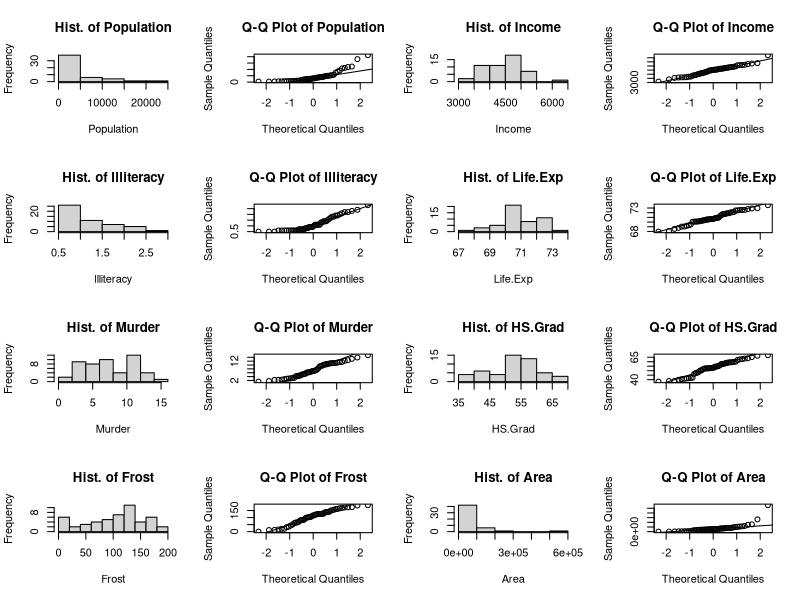
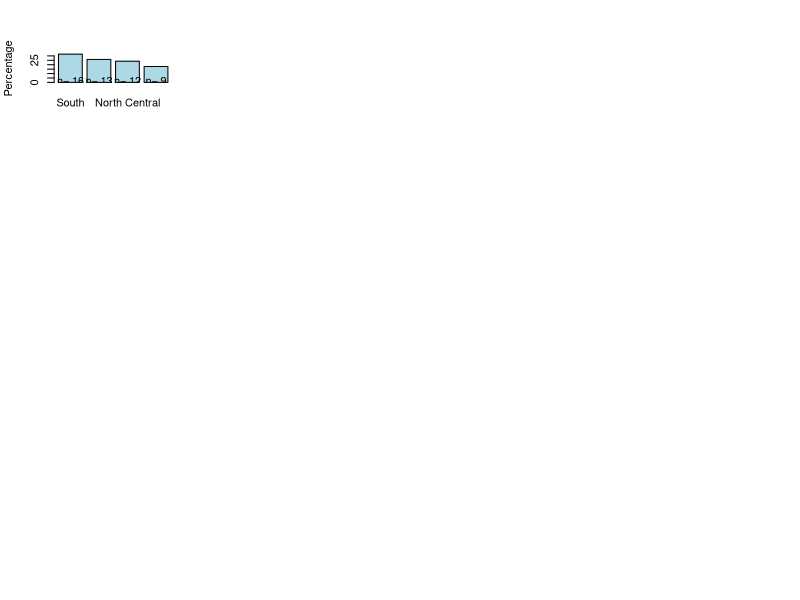
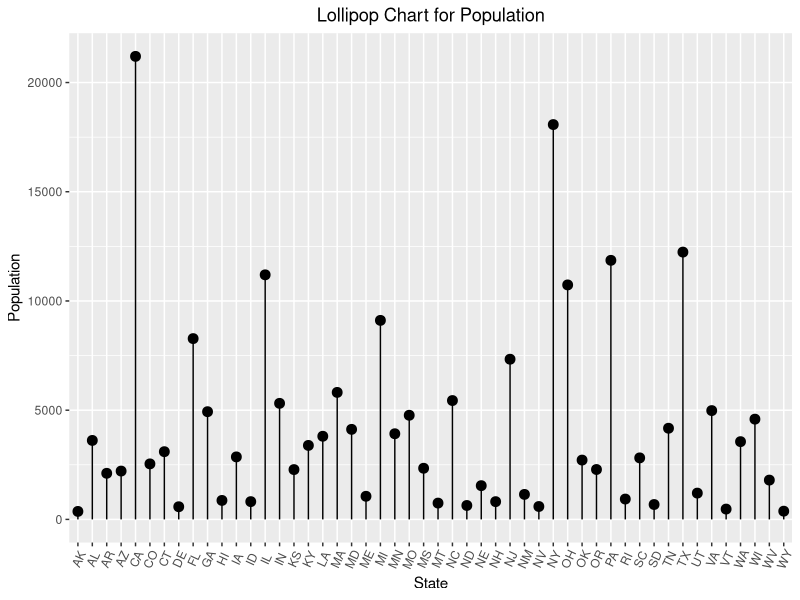
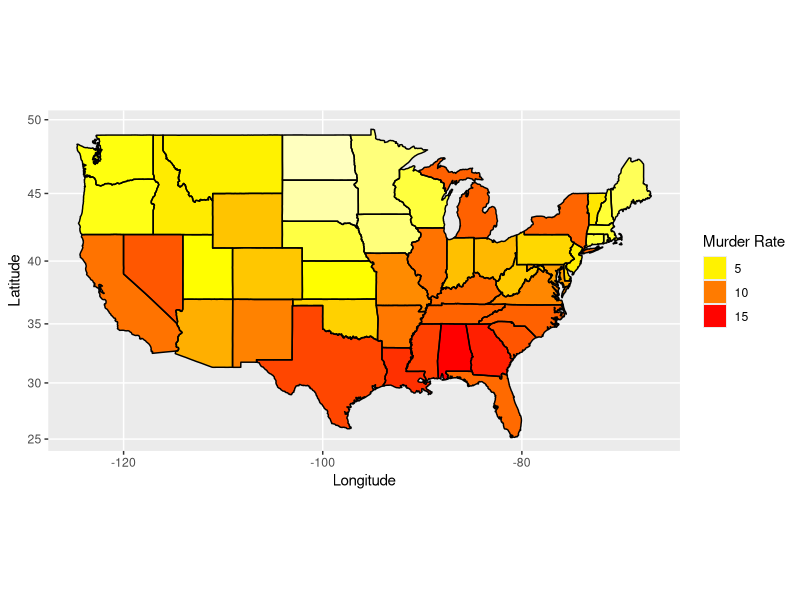
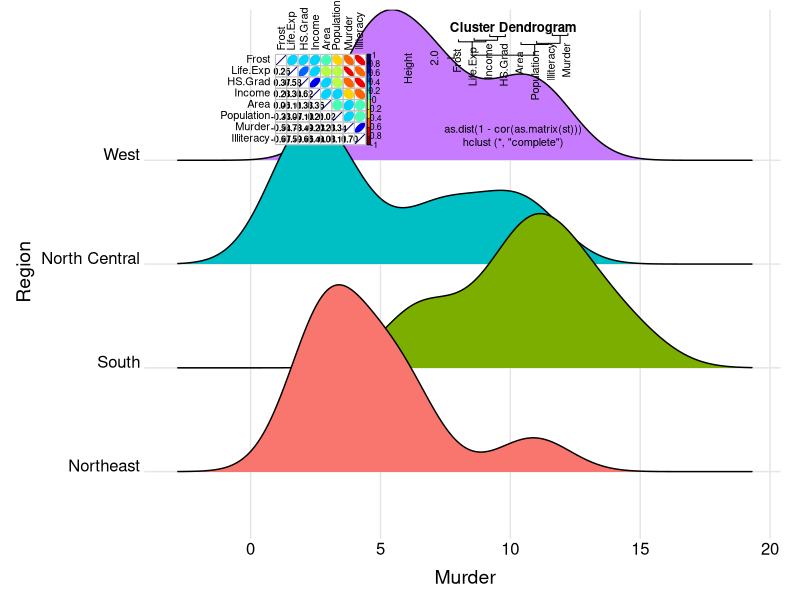
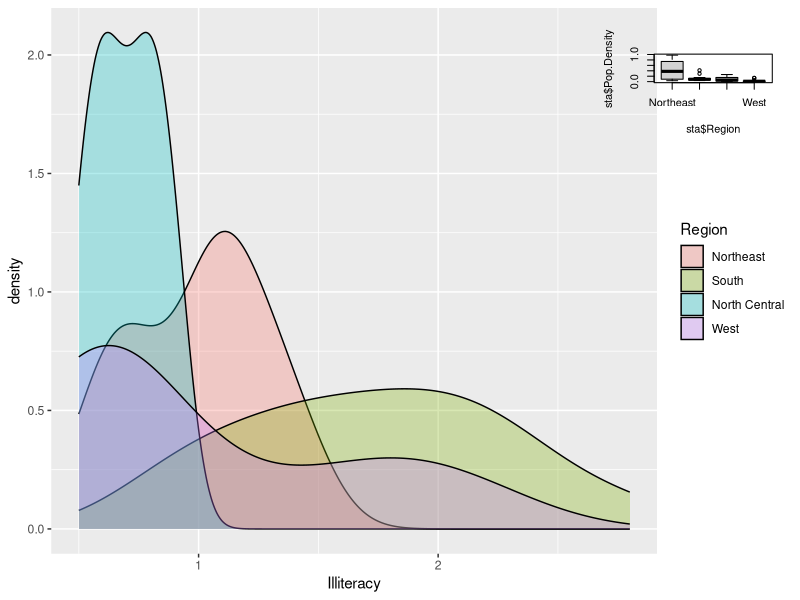
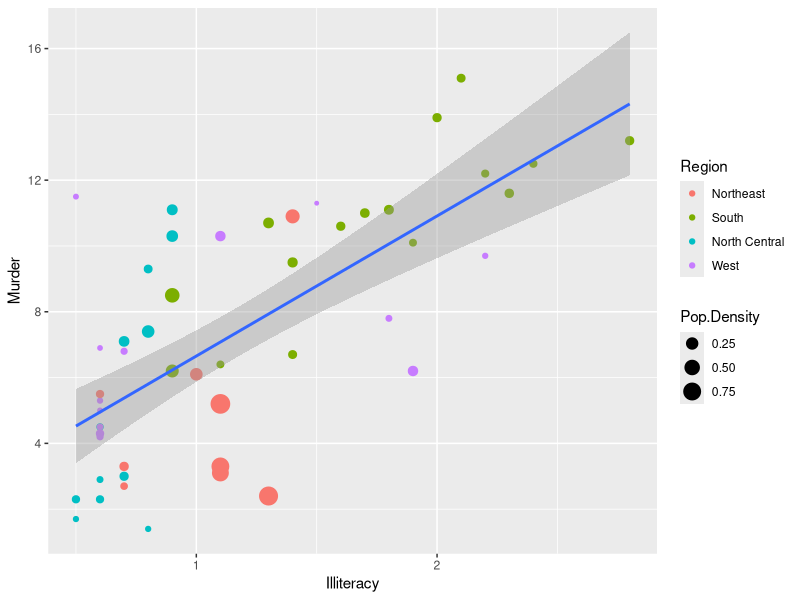
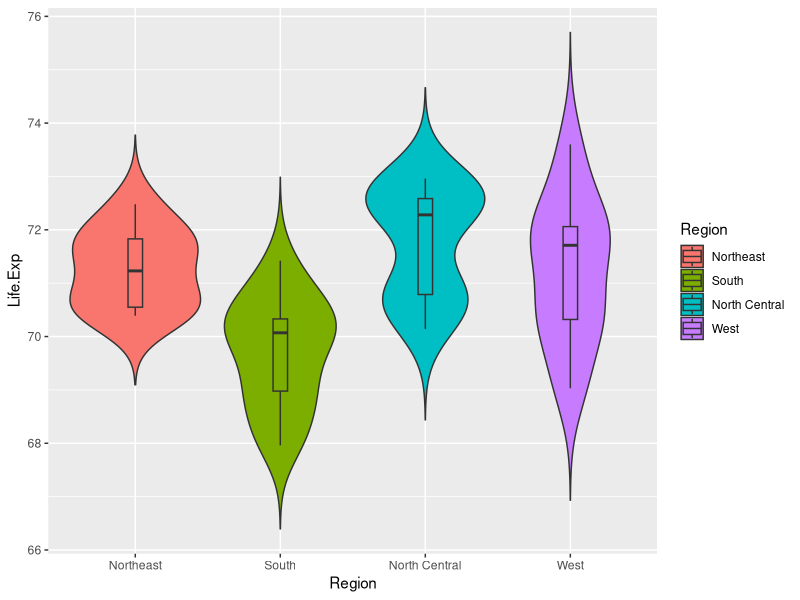

Generate these figures, in order, with R:
## ---- chunk 1
tem <- data.frame(state.x77)  # transform matrix into data frame
sta <- cbind(state.abb, tem, state.region)
colnames(sta)[1] <- "State"
colnames(sta)[10] <- "Region"
head(sta)
str(sta)
summary(sta)
## ---- chunk 2
library(dplyr)
a <- colnames(sta)[2:9]  # pick up the numeric columns according to the names 
par(mfrow = c(4, 4))  # layout in 4 rows and 4 columns
for (i in 1:length(a)){
  sub = sta[a[i]][,1]
  hist(sub, main = paste("Hist. of", a[i], sep = " "), xlab = a[i])
  qqnorm(sub, main = paste("Q-Q Plot of", a[i], sep = " "))
  qqline(sub) 
  if (i == 1) {s.t <- shapiro.test(sub)
  } else {s.t <- rbind(s.t, shapiro.test(sub))
 }
}
s.t <- s.t[, 1:2]
mode(s.t) = "numeric"  # show shapiro.test result as numeric
s.t <- round(data.frame(s.t), 3)  # round to decimal 3
s.t$data.name <- a
s.t
## ---- chunk 3
counts <- sort(table(sta$Region), decreasing = TRUE)
percentages <- 100 * counts / length(sta$Region)
barplot(percentages, ylab = "Percentage", col = "lightblue")
text(x=seq(0.7, 5, 1.2), 2, paste("n=", counts))
## ---- chunk 4
library(ggplot2)
ggplot(sta, aes(x = State, y = Population)) +
  geom_point(size = 3) +
  geom_segment(aes(x = State, xend = State, y = 0, yend = Population)) +
  labs(title = "Lollipop Chart for Population") +
  theme(plot.title = element_text(hjust = 0.5), axis.text.x = element_text(angle = 65, vjust = 0.6))
## ---- chunk 5
library(maps)
sta$region <- tolower(state.name)  # create new character vector with lowercase states names
states <- map_data("state")  # extract state data
map <- merge(states, sta, by = "region", all.x = T)  # merge states and state.x77 data
map <- map[order(map$order), ]
ggplot(map, aes(x = long, y = lat, group = group)) +  
  geom_polygon(aes(fill = Murder)) +   
  geom_path() + 
  scale_fill_gradientn(colours = rev(heat.colors(10))) +
  coord_map() +
  labs(x = "Longitude", y = "Latitude") +
  guides(fill = guide_legend(title = "Murder Rate")) +  
  theme(plot.title = element_text(hjust = 0.5))
## ---- chunk 6
library(ggridges)
ggplot(sta, aes(x = Murder, y = Region, fill = Region)) +
  geom_density_ridges() +
  theme_ridges() + 
  theme(legend.position = "none", plot.title = element_text(hjust = 0.5),
        axis.title.x = element_text(hjust = 0.5), axis.title.y = element_text(hjust = 0.5))
## ---- chunk 7
st <- sta[, 2:9] #take numeric variables as goal matrix
library(ellipse) 
library(corrplot)
corMatrix <- cor(as.matrix(st)) # correlation matrix
col <- colorRampPalette(c("#7F0000", "red", "#FF7F00", "yellow", "#7FFF7F",
                           "cyan", "#007FFF", "blue", "#00007F"))
corrplot.mixed(corMatrix, order = "AOE", lower = "number", lower.col = "black", 
               number.cex = .8, upper = "ellipse",  upper.col = col(10), 
               diag = "u", tl.pos = "lt", tl.col = "black")
## ---- chunk 8
plot(hclust(as.dist(1 - cor(as.matrix(st)))))  # hierarchical clustering
## ---- chunk 9
ggplot(sta, aes(x = Illiteracy, fill = Region)) + geom_density(alpha = 0.3)
## ---- chunk 10
sta$Pop.Density <- sta$Population/sta$Area
boxplot(sta$Pop.Density ~ sta$Region)
model <- aov(sta$Pop.Density ~ sta$Region, sta)
summary(model)
## ---- chunk 11
ggplot(sta, aes(x = Illiteracy, y = Murder)) + 
  geom_point(aes(size = Pop.Density, color = Region)) + 
  geom_smooth(method = 'lm',formula = y ~ x) +  # add regression line
  theme(plot.title = element_text(hjust = 0.5))
## ---- chunk 12
ggplot(sta, aes(x = Region, y = Life.Exp, fill = Region)) + 
  geom_violin(trim=FALSE) + 
  geom_boxplot(width=0.1) +
  theme(plot.title = element_text(hjust = 0.5))
## ---- chunk 13
# group income into IncomeType first
sta.income <- sta %>% mutate(IncomeType = factor(ifelse(Income < 3500, "Under3500",  
                             ifelse(Income < 4000 & Income >= 3500, "3500-4000",
                                    ifelse(Income < 4500 & Income >= 4000, "4000-4500",
                                           ifelse(Income < 5000 & Income >= 4500, "4500-5000", 
                                                  "Above5000"))))))
ggplot(sta.income, aes(x = Murder, y = Life.Exp)) + 
  geom_point(aes(shape = IncomeType, color = Region, size = HS.Grad)) + 
  geom_smooth(method = 'lm',formula = y ~ x) +
  #labs(title = "Murder Vs Life.Exp with HS.Grad and IncomeType by region") +
  theme(plot.title = element_text(hjust = 0.5))
## ---- chunk 14
library(gplots)
st.matrix <- as.matrix(st) # transfer the data frame to matrix
s <- apply(st.matrix, 2, function(y)(y - mean(y)) / sd(y))  # standardize data
a <- heatmap.2(s, 
          col = greenred(75),   #color green red
          density.info = "none", 
          trace = "none", 
          scale = "none", 
          RowSideColors = rainbow(4)[sta$Region],  
          srtCol = 45,  #column labels at 45 degree
          margins = c(5, 8), # bottom and right margins
          lhei = c(5, 15)
) 
legend("topright", levels(sta$Region), fill = rainbow(4), cex = 0.8)  # add legend 
## ---- chunk 15
row.names(st) <- sta$State
stars(st, key.loc = c(13, 1.5), draw.segments = T)   
## ---- chunk 16
pca = prcomp(st, scale = T)  #scale = T to normalize the data
pca
plot(pca)  # plot the amount of variance each principal components captures.
summary(pca)  #shows the importance of the components
percentVar <- round(100 * summary(pca)$importance[2, 1:7], 0) # compute % variances
percentVar
## ---- chunk 17
library(ggfortify)
row.names(sta) <- sta$State
autoplot(prcomp(st,  scale = T), data = sta, 
         colour = 'Region', shape = FALSE, label = TRUE, label.size = 3.5,
         loadings = TRUE, loadings.colour = 'blue', loadings.label = TRUE, 
         loadings.label.size = 4, loadings.label.colour = 'blue')
## ---- chunk 18
lm.data <- sta[, c(2:6, 9:10)]
lm.data <- within(lm.data, Region <- relevel(Region, ref = "South"))  # set region South as reference
model <- lm(Murder ~ .,  data = lm.data)
summary(model)
